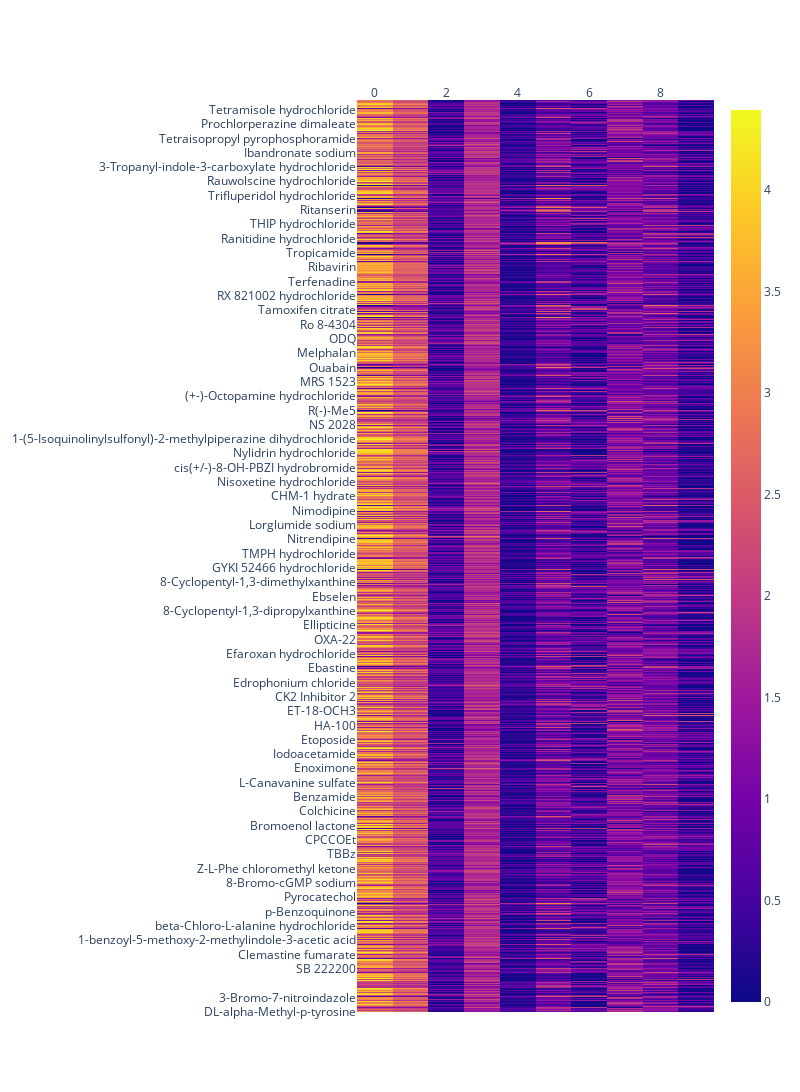

The cell this chart's notebook holds for it:
### Code cell
fig = go.Figure(data=go.Heatmap(
                   z=drugs_mat,
                   x=list(range(drugs_mat.shape[1])),
                   y=dm.drug_df["Name"],
                   hoverongaps = False))
fig.update_layout(
    width=800,
    height=3600)
fig.update_xaxes(side="top")
fig.show()

### Figure 1 — Plotly figure (JSON) as saved in the notebook; plotly's stock layout.template omitted (floating-point values rounded to 4 significant figures; data arrays with more than 128 entries replaced by an {"elided": "..."} marker saying what was removed)
{"data": [{"hoverongaps": false, "type": "heatmap", "x": [0, 1, 2, 3, 4, 5, 6, 7, 8, 9], "y": {"elided": "1372 str values"}, "z": {"elided": "1372x10 float values"}}], "layout": {"height": 3600, "width": 800, "xaxis": {"side": "top"}}}
